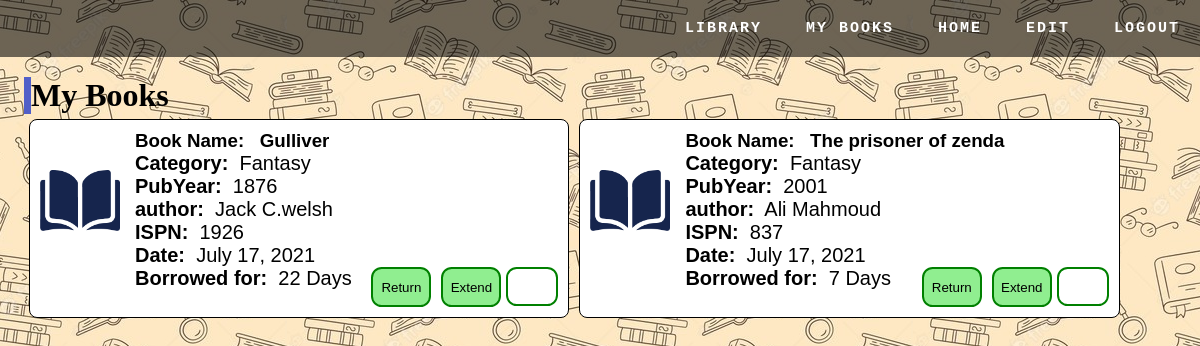
Screenshot of /borrowedbooks/ (signed in) with the database file from the repository.
### pages/models.py (models this page shows, shortened)
class Borrow(models.Model):
    account = models.ForeignKey(Account, on_delete = models.CASCADE)
    book = models.ForeignKey(Book, on_delete = models.CASCADE)
    borrowStartDate = models.DateField(default=timezone.now())
    borrowPeriod = models.IntegerField(default = 7)

class Book(models.Model):
    cat=(('Fantasy','Fantasy'),
    ('Sci-fi','Sci-fi'),
    ('Mystery','Mystery'),
    ('Programming Language','Programming Language'),
    ('Autobiography','Autobiography'),
    ('Historical','Historical'),
    ('Technologies','Technologies'),
    ('Guide / How-to','Guide / How-to'),
    ('Families & Relationships','Families & Relationships'))
    title = models.CharField(max_length = 100)
    author = models.CharField(max_length = 300, null = True)
    ISBN = models.CharField(max_length = 13,unique = True)
    pubYear = models.IntegerField(null = True, blank = True)
    category = models.CharField(max_length=24,choices= cat,default=cat[0])
    copies = models.IntegerField(default = 1)

### pages/views.py (the view, shortened to what this page needs)
# urls.py: path('borrowedbooks/',views.borrowedBooks,name='borrowedBooks'),
def borrowedBooks(request):
    acc = Account.objects.get(user__exact=request.user.id)
    borrowed =Borrow.objects.filter(account__exact=acc)
    return render(request,'pages/borrowedBooks.html',{'borrowed':borrowed})

### templates/pages/borrowedBooks.html (shortened to what this page needs)
{% extends 'base.html' %}
{% block content %}
<body id="browseBody">
<div class="booksContainer">
  <h1 style="color:black;font-family:Tahoma;border-left:7px solid #515fc8">My Books</h1>
   {% for x in borrowed %}
  <div class="book">
    <div class="icon">
      {% load static %}
      <img style="margin-top:40px;"src="{% static '/images/bookLogo.png' %}" alt="">
    </div>
    <div class="content">
      <form method="POST" action="{% url 'borrowedBooks' %}">
      <h3 class="title" name="bookName">Book Name: &nbsp {{x.book.title}}</h3>
      <p><strong>Category:</strong>&nbsp {{x.book.category}}</p>
      <p><strong>PubYear:</strong>&nbsp {{x.book.pubYear}}</p>
      <p><strong>author:</strong>&nbsp {{x.book.author}}</p>
      <span name="val" value="{{x.book.ISBN}}"><strong>ISPN:</strong>&nbsp {{x.book.ISBN}}</span><br>
      <span ><strong> Date:</strong>&nbsp {{x.borrowStartDate}}</span><br>
      <span ><strong>Borrowed for:</strong>&nbsp {{x.borrowPeriod}} Days</span>
      <input class="" type="number" name="number" min="1" max="30" style="float:right;margin-top:px;margin-left:5px;height:35px;border:2px solid green;border-radius: 0.8em;text-align:center">
      <button style="width:60px;margin-left:10px;" type="submit" name="extend" class="borrow"  value="{{x.book.ISBN}}">Extend</button>
      <button style="width:60px;" type="submit" name="return" class="borrow" value="{{x.book.ISBN}}">Return</button>
      </form>
    </div>
  </div>
  {% endfor %}
</div>
</body>
{% endblock %}

### rows the page displays
Borrow: book "Gulliver", book.category "Fantasy", book.pubYear "1876", book.author "Jack C.welsh", book.ISBN "1926", borrowStartDate "July 17, 2021", borrowPeriod "22"
Borrow: book "The prisoner of zenda", book.category "Fantasy", book.pubYear "2001", book.author "Ali Mahmoud", book.ISBN "837", borrowStartDate "July 17, 2021", borrowPeriod "7"
